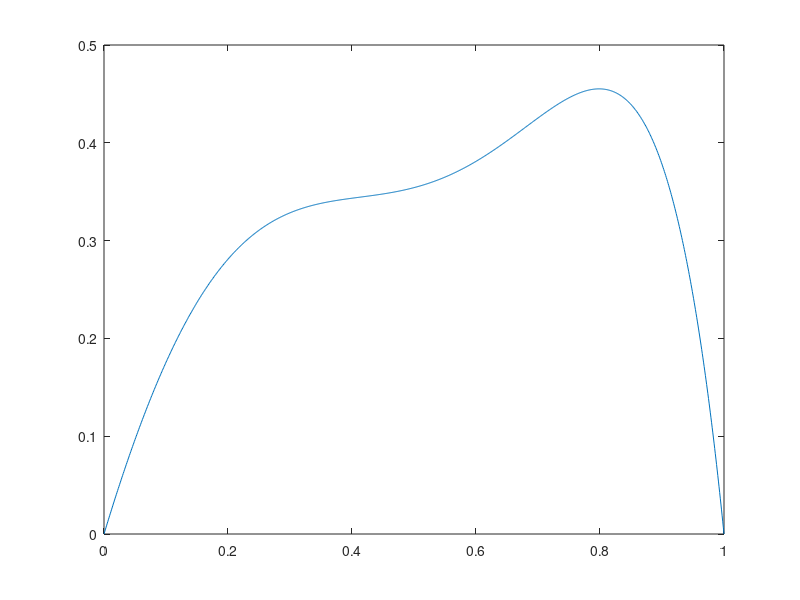

The MATLAB script that drew this image:
clc;clear;
x=linspace(0,1,1000);
f=(x.^4+1).*sin(pi.*x);
b=0;
B=zeros(4,1000);
B(1,:)=nchoosek(3,0).*(x.^0).*(1-x).^(3-0);
B(2,:)=nchoosek(3,1).*(x.^1).*(1-x).^(3-1);
B(3,:)=nchoosek(3,2).*(x.^2).*(1-x).^(3-2);
B(4,:)=nchoosek(3,3).*(x.^3).*(1-x).^(3-3);
for i=1:3
    b=b+(i/3).*f.*B(i,:);
end
z=f-b;
plot(x,z);